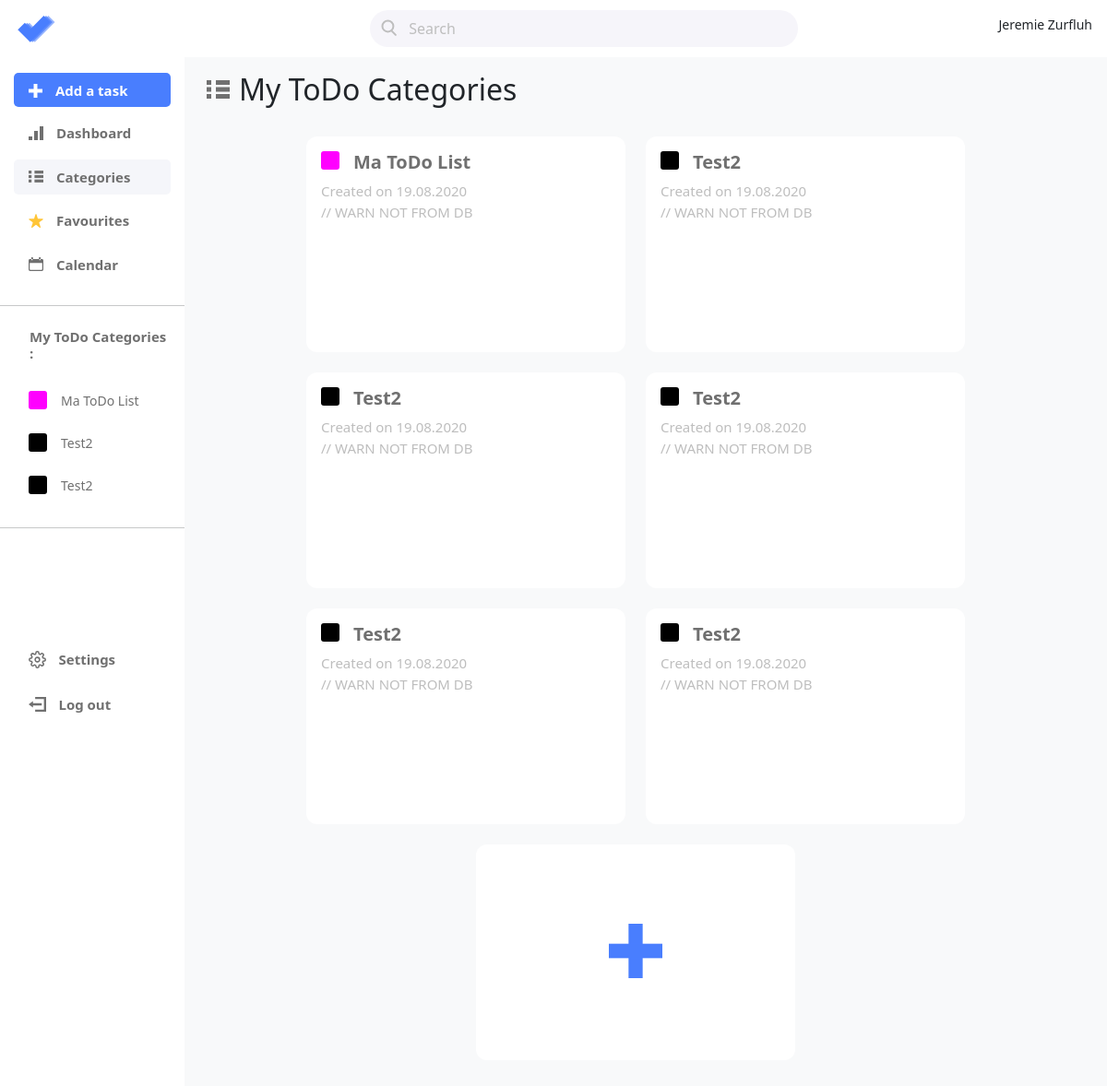
The app's page /categories.php (signed in), older data.
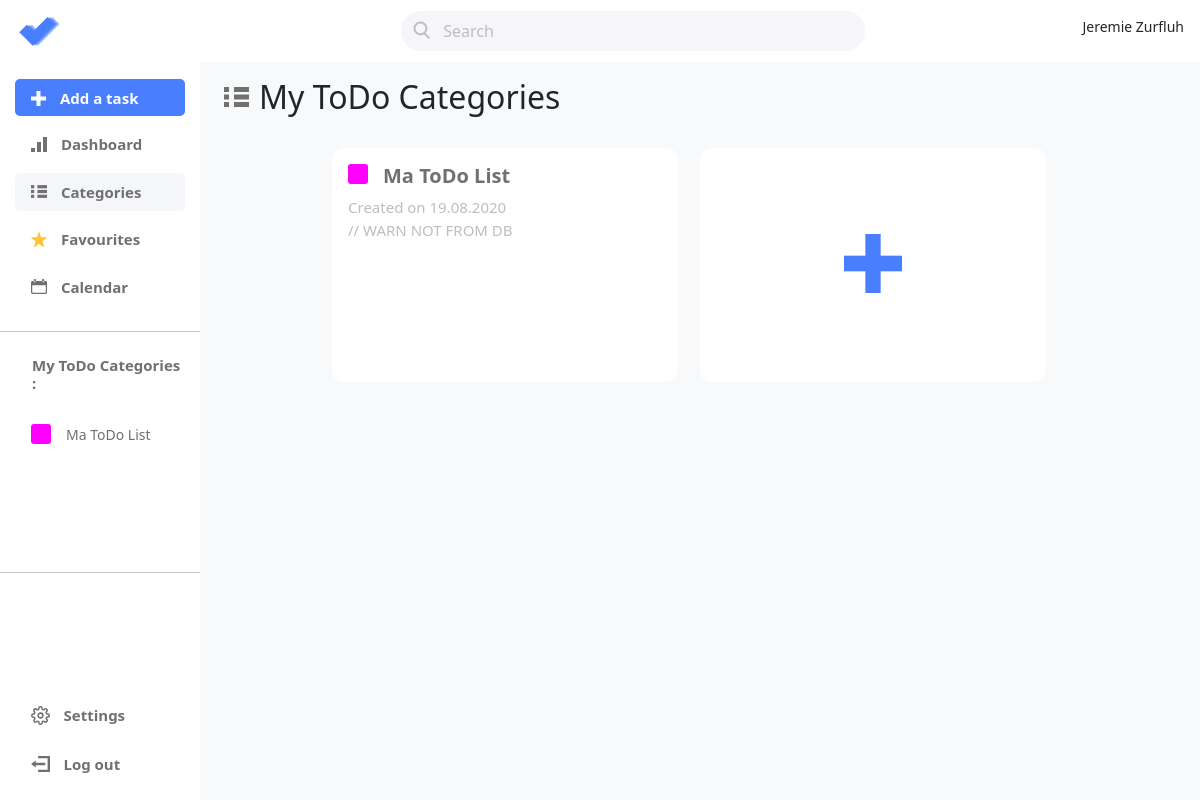
The same page, newer data.
### tables this page shows
CREATE TABLE Category (
    id          INTEGER   PRIMARY KEY AUTOINCREMENT
                          UNIQUE
                          NOT NULL,
    title       TEXT (50) NOT NULL,
    description TEXT,
    color       TEXT      NOT NULL,
    user_id     INTEGER   REFERENCES User (id) 
                          NOT NULL,
    created_at  TEXT      NOT NULL
                          DEFAULT (datetime() ) 
);

### app/ch/comem/todoapp/category/CategoryManager.php (called while the page is built, shortened)
<?php
class CategoryManager
{
    private static ?CategoryManager $instance = null;
    private array $categories;
    private function __construct()
    {
        $this->categories = [];
        $this->loadCategories();
    }
    public static function getInstance(): CategoryManager
    {
        if (self::$instance == null) self::$instance = new CategoryManager();
        return self::$instance;
    }
    private function loadCategories(): bool
    {
        $this->categories = DbManagerCRUD_Category::getInstance()->readAll();
        return true;
    }
    public function getCategories(): array
    {
        return $this->categories;
    }
}

### app/autoload.php (called while the page is built, shortened)
<?php
spl_autoload_register(function ($class) {
    $class = str_replace("\\", "/", $class);
    $path = __DIR__ . "/../app/" . $class . ".php";
});

### app/ch/comem/todoapp/dbCRUD/DbManagerCRUD.php (called while the page is built, shortened)
<?php
abstract class DbManagerCRUD implements I_APICRUD
{
    private $db = null;
    public function __construct()
    {
        $config = parse_ini_file('../../config/db.ini', true);
        $this->db = new PDO($config['dsn']);
        $this->db->setAttribute(PDO::ATTR_DEFAULT_FETCH_MODE, PDO::FETCH_ASSOC);
    }
    public function getDb(): PDO
    {
        return $this->db;
    }
}

### app/ch/comem/todoapp/dbCRUD/DbManagerCRUD_Category.php (called while the page is built, shortened)
<?php
class DbManagerCRUD_Category extends DbManagerCRUD
{
    private static ?DbManagerCRUD_Category $instance = null;
    public static function getInstance(): DbManagerCRUD_Category
    {
        if (self::$instance === null) self::$instance = new DbManagerCRUD_Category();
        return self::$instance;
    }
    public function readAll(): array
    {
        $userId = $this->getUserId();
        $sql = "SELECT * FROM Category WHERE user_id = :user_id";
        $stmt = $this->getDb()->prepare($sql);
        $stmt->execute(["user_id" => $userId]);
        $categories = $stmt->fetchAll();
        $result = [];
        foreach ($categories as $category) {
            $result[] = (new CategoryBuilder($category["title"], $category["color"]))
                ->setId($category["id"])
                ->setDescription($category["description"])
                ->build();
        }
        return $result;
    }
    private function getUserId(): ?int
    {
        return $_SESSION["user"]["id"];
    }
}

### app/ch/comem/todoapp/category/Category.php (called while the page is built, shortened)
<?php
class Category
{
    private ?int $id;
    private string $title;
    private string $color;
    public function __construct(CategoryBuilder $builder)
    {
        $this->id = $builder->getId();
        $this->title = $builder->getTitle();
        $this->color = $builder->getColor();
    }
    public function getId(): ?int
    {
        return $this->id;
    }
    public function getTitle(): string
    {
        return ucfirst($this->title);
    }
    public function getColor(): string
    {
        return $this->color;
    }
}

### app/ch/comem/todoapp/category/CategoryBuilder.php (called while the page is built, shortened)
<?php
class CategoryBuilder
{
    public function __construct(string $title, string $hexColor)
    {
        $this->title = $title;
        $this->color = $hexColor;
    }
    public function setId(int $id): CategoryBuilder
    {
        $this->id = $id;
        return $this;
    }
}

### public/categories.php (the view, shortened to what this page needs)
<?php
require_once '../app/autoload.php';
$categoryManager = CategoryManager::getInstance();
?>
<!DOCTYPE html>
<html lang="en" data-lt-installed="true">
<?php
require_once 'components/head.php';
loadHead("Categories", ["dashboard", "task", "list", "taskCheckboxColor"]);
?>
<body>
    <?php include_once './components/navbar.php'; ?>
    <div class="container-fluid">
        <div class="row">
            <?php include_once './components/sidebar.php'; ?>
            <main class="col-md-9 ml-sm-auto col-lg-10 pt-3 px-4 bg-light mainFullHeight">
                <div class="d-flex justify-content-between flex-wrap flex-md-nowrap align-items-center pb-2 mb-3">
                    <h1 class="h2" id="listsTitle">My ToDo Categories</h1>
                </div>
                <div class="d-flex flex-row justify-content-center align-items-start flex-wrap myListsDisplay">
                    <?php foreach ($categories as $category) : ?>
                        <div class="p-3 myListsItem" data-id="<?= $category->getId() ?>">
                            <div class="d-flex">
                                <div class="colorTag" style="background: <?= $category->getColor() ?>;"></div>
                                <h3 class="myListsTitle"><?= $category->getTitle() ?></h3>
                            </div>
                            <p class="myListsDate">Created on 19.08.2020 // WARN NOT FROM DB</p>
                            <p class="myListsDescritpion"><?= $category->getDescription() ?></p>
                        </div>
                    <?php endforeach; ?>
                    <div class="p-3 addListsItem" id="addListTrigger">
                        <img src="assets/icons/bigAdd.svg" alt="Add a list icon" class="addListsImg">
                    </div>
                </div>
            </main>
        </div>
    </div>
</body>
</html>

### public/components/head.php (shortened to what this page needs)
<?php
function loadHead(string $title, array $stylesheet = null): void
{
?>
    <head>
        <link href="https://cdn.jsdelivr.net/npm/bootstrap@5.3.2/dist/css/bootstrap.min.css" rel="stylesheet">
        <link href="styles/main.css" rel="stylesheet">
        <link href="styles/navBar.css" rel="stylesheet">
        <?php foreach ($stylesheet as $css) : ?>
            <link href="styles/<?= $css ?>.css" rel="stylesheet">
        <?php endforeach; ?>
        <link rel="stylesheet" href="https://cdnjs.cloudflare.com/ajax/libs/font-awesome/5.15.1/css/all.min.css">
    </head>
<?php
}

### public/components/navbar.php (shortened to what this page needs)
<nav class="navbar navbar-dark sticky-top bg-white flex-md-nowrap p-0">
    <a class="col-md-3 col-lg-2 mr-0 px-3" href="/">
        <img class="" src="assets/icons/logo.svg" alt="Logo">
    </a>
    <div id="searchContent">
        <input class="mx-auto searchBar" type="search" placeholder="Search" aria-label="Search">
    </div>
    <ul class="navbar-nav px-3">
        <li class="nav-item text-nowrap">
            <div class="d-flex flex-row justify-content-end align-items-center">
                <p class="navUserDisplayName"><?= $_SESSION["user"]["firstName"] . " " . $_SESSION["user"]["lastName"] ?></p>
            </div>
        </li>
    </ul>
</nav>

### public/components/sidebar.php (shortened to what this page needs)
<?php
require_once "../app/autoload.php";
$categoryManager = CategoryManager::getInstance();
$categories = $categoryManager->getCategories();
?>
<nav id="sidebarMenu" class="col-md-3 col-lg-2 d-md-block bg-white sidebar collapse">
    <div class="sidebar-sticky pt-3">
        <ul class="nav flex-column sidebarUl">
            <li class="nav-item navItemAddTask">
                <a class="nav-link navLinkAddTask" href="#">
                    <img class="navImg" src="assets/icons/addtask.svg" alt="Add a task icon">
                    Add a task
                </a>
            </li>
            <li class="nav-item">
                <a class="nav-link navItem <?php echo (basename($_SERVER['PHP_SELF']) === 'dashboard.php') ? 'navItemActive' : ''; ?>" href="/dashboard.php">
                    <img class="navImg" src="assets/icons/dashboard.svg" alt="Dashboard icon">
                    Dashboard
                </a>
            </li>
            <li class="nav-item">
                <a class="nav-link navItem <?php echo (basename($_SERVER['PHP_SELF']) === 'categories.php') ? 'navItemActive' : ''; ?>" href="/categories.php">
                    <img class="navImg" src="assets/icons/lists.svg" alt="Lists icon">
                    Categories
                </a>
            </li>
            <li class="nav-item">
                <a class="nav-link navItem <?php echo (basename($_SERVER['PHP_SELF']) === 'favourites.php') ? 'navItemActive' : ''; ?>" href="/favourites.php">
                    <img class="navImg" src="assets/icons/favourite.svg" alt="Favourites icon">
                    Favourites
                </a>
            </li>
            <li class="nav-item">
                <a class="nav-link navItem <?php echo (basename($_SERVER['PHP_SELF']) === 'calendar.php') ? 'navItemActive' : ''; ?>" href="/calendar.php">
                    <img class="navImg" src="assets/icons/calendar.svg" alt="Calendar icon">
                    Calendar
                </a>
            </li>
        </ul>
        <hr>
        <h6 class="d-flex justify-content-between align-items-center px-3 mt-4 mb-1 text-muted">
            <span class="navItem navToDoListTitle">My ToDo Categories :</span>
        </h6>
        <ul class="nav flex-column mb-2 navToDoList">
            <?php foreach ($categories as $category) : ?>
                <li class="nav-item">
                    <a class="nav-link navToDoItem d-flex" href="./category?id=<?= $category->getId() ?>">
                        <div class="colorTag" style="background: <?= $category->getColor() ?>;"></div>
                        <span><?= $category->getTitle() ?></span>
                    </a>
                </li>
            <?php endforeach; ?>
        </ul>
        <hr>
        <ul class="nav flex-column mb-2 sidebarUl bottomUl">
            <li class="nav-item">
                <a class="nav-link navItem" href="#" id="settings">
                    <img class="navImg" src="assets/icons/settings.svg" alt="">
                    Settings
                </a>
            </li>
            <li class="nav-item">
                <a class="nav-link navItem" href="/logout.php">
                    <img class="navImg" src="assets/icons/logout.svg" alt="">
                    Log out
                </a>
            </li>
        </ul>
    </div>
</nav>

### public/styles/main.css (style rules this page uses)
body { font-size: .875rem; }
.mainFullHeight { min-height: calc(100vh - 60px); margin-left: auto!important; }
#listsTitle::before { content: url("../assets/icons/listsBig.svg"); margin-right: 10px; }
.colorTag { width: 20px; height: 20px; border-radius: 3px; }

### public/styles/navBar.css (style rules this page uses)
.sidebar { position: fixed; top: 0; bottom: 0; left: 0; z-index: 1000; padding: 48px 0 0; }
.sidebar-sticky { position: sticky; top: 0; height: calc(100vh - 48px); padding-top: .5rem; overflow-x: hidden; overflow-y: auto; }
.navToDoList { overflow: auto; height: 160px; display: block; }
#searchContent { width: 100%; max-width: 464px; }
.searchBar { width: 100%; height: 40px; border-radius: 20px; background-color: #f6f5fa; border-color: transparent; background-image: url(../assets/icons/loupe.svg); background-repeat: no-repeat; background-position-y: center; padding-left: 40px; background-position-x: 10px; transition: padding-left .5s cubic-bezier(0.21, 0.64, 0.15, 0.98); }
.searchBar::placeholder { width: 362px; height: 20px; font-size: 16px; color: #bebebe; }
.navUserDisplayName { margin-top: 16px; }
.sidebarUl { margin: 15px; }
.nav-item { margin-bottom: 9px; }
.navItemAddTask { background-color: #497EFE; border-radius: 5px; height: 37px; }
.navLinkAddTask { font-family: "Segoe UI"; font-weight: bold; font-size: 15px; text-align: left; color: #fff; }
.navImg { margin-right: 10px; padding-bottom: 3px; }
.navItem { font-family: "Segoe UI"; font-weight: bold; font-size: 15px; text-align: left; color: #707070; }
.navItemActive { background-color: #F5F6FA; border-radius: 5px; }
.navToDoItem { color: #707070; }
.navToDoItem span { margin-left: 15px; }
.navToDoList { padding-top: 20px; margin-left: 15px; }
.navToDoListTitle { margin-left: 16px; }
.bottomUl { position: absolute; bottom: 0px; }
#sidebarMenu { position: fixed; }

### public/styles/list.css (style rules this page uses)
.myListsItem { width: 346px; height: 234px; border-radius: 12px; background: #fff; margin-right: 22px; margin-bottom: 22px; cursor: pointer; }
.myListsTitle { font-weight: bold; font-size: 20px; text-align: left; color: #707070; margin-left: 15px; }
.myListsDate { width: 166px; height: 18px; font-weight: normal; font-size: 15px; text-align: left; color: #bebebe; }
.myListsDescritpion { width: 293px; height: 125px; font-weight: normal; font-size: 15px; text-align: left; color: #707070; padding-top: 10px; }
.myListsDisplay { margin-bottom: 50px; }
.addListsItem { width: 346px; height: 234px; border-radius: 12px; background: #fff; margin-right: 22px; margin-bottom: 22px; text-align: center; }
.addListsImg { margin-left: auto; margin-right: auto; margin-top: 70px; }

Row changes from the older to the newer data that the page shows:
removed category: title "Test2"
removed category: title "Test2"
removed category: title "Test2"
removed category: title "Test2", shown under "My ToDo Categories"
removed category: title "Test2", shown under "My ToDo Categories"
